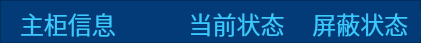
      <widget class="QFrame" name="frame_29">
       <property name="geometry">
        <rect>
         <x>440</x>
         <y>54</y>
         <width>421</width>
         <height>43</height>
        </rect>
       </property>
       <property name="styleSheet">
        <string notr="true">background-color: rgb(2, 59, 120);</string>
       </property>
       <property name="frameShape">
        <enum>QFrame::StyledPanel</enum>
       </property>
       <property name="frameShadow">
        <enum>QFrame::Raised</enum>
       </property>
       <widget class="QLabel" name="label_73">
        <property name="geometry">
         <rect>
          <x>300</x>
          <y>10</y>
          <width>121</width>
          <height>28</height>
         </rect>
        </property>
        <property name="font">
         <font>
          <family>微软雅黑</family>
          <pointsize>18</pointsize>
          <weight>9</weight>
          <italic>false</italic>
          <bold>false</bold>
         </font>
        </property>
        <property name="styleSheet">
         <string notr="true">font: 75 18pt &quot;微软雅黑&quot;;
color: rgb(57, 201, 255);</string>
        </property>
        <property name="text">
         <string>  屏蔽状态</string>
        </property>
       </widget>
       <widget class="QLabel" name="label_84">
        <property name="geometry">
         <rect>
          <x>170</x>
          <y>10</y>
          <width>131</width>
          <height>28</height>
         </rect>
        </property>
        <property name="font">
         <font>
          <family>微软雅黑</family>
          <pointsize>18</pointsize>
          <weight>9</weight>
          <italic>false</italic>
          <bold>false</bold>
         </font>
        </property>
        <property name="styleSheet">
         <string notr="true">font: 75 18pt &quot;微软雅黑&quot;;
color: rgb(57, 201, 255);</string>
        </property>
        <property name="text">
         <string>   当前状态</string>
        </property>
       </widget>
       <widget class="QLabel" name="label_79">
        <property name="geometry">
         <rect>
          <x>20</x>
          <y>10</y>
          <width>111</width>
          <height>28</height>
         </rect>
        </property>
        <property name="font">
         <font>
          <family>微软雅黑</family>
          <pointsize>18</pointsize>
          <weight>9</weight>
          <italic>false</italic>
          <bold>false</bold>
         </font>
        </property>
        <property name="styleSheet">
         <string notr="true">font: 75 18pt &quot;微软雅黑&quot;;
color: rgb(57, 201, 255);</string>
        </property>
        <property name="text">
         <string>主柜信息</string>
        </property>
       </widget>
      </widget>
